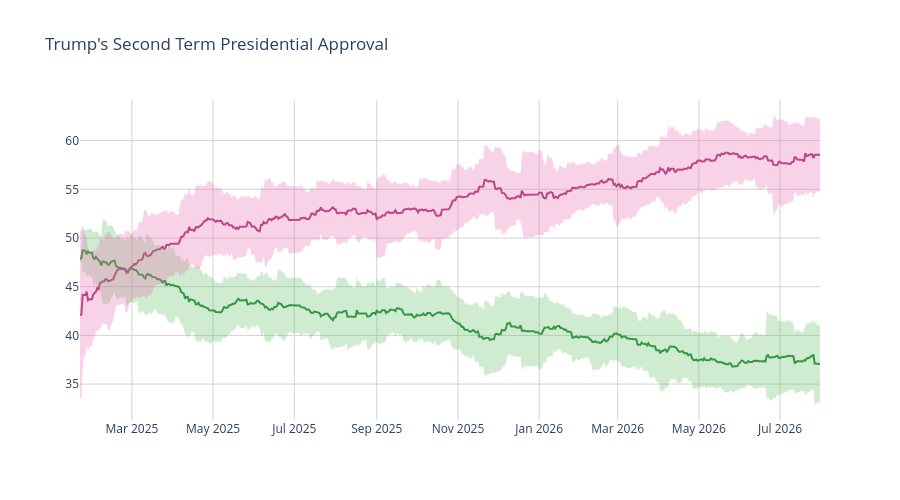

The code cell stored with this chart in its notebook:
### Code cell
disappr_ci_hex = "#e86eaf"
appr_ci_hex = "#60be65"
disappr_ci_rgba = "rgba(232, 110, 175, 0.3)"
appr_ci_rgba = "rgba(96, 190, 101, 0.3)"
grid_col = "#d4d2d2"


# Approve
fig = go.Figure(go.Scatter(
    x=pres['end_date'],
    y=pres['approve'],
    hovertemplate="%{y:.2f}%",
    name="<b>Approve</b>",
    line=dict(color="#228833"),
    showlegend=False
))

# Disapprove
fig.add_trace(go.Scatter(
    x=pres['end_date'],
    y=pres['disapprove'],
    hovertemplate="%{y:.2f}%",
    name="<b>Disapprove</b>",
    line=dict(color="#aa3377"),
    showlegend=False
    )
)

# Approve CI
fig.add_traces([

    # Upper bound
    go.Scatter(
        x=pres['end_date'],
        y=pres['approve_upper_ci'],
        marker=dict(color=appr_ci_hex),
        line=dict(width=0),
        mode='lines',
        showlegend=False,
        hoverinfo="skip"
    ),

    # Lower bound
    go.Scatter(
        x=pres['end_date'],
        y=pres['approve_lower_ci'],
        marker=dict(color=appr_ci_hex),
        line=dict(width=0),
        mode='lines',
        fillcolor=appr_ci_rgba,
        fill="tonexty",
        showlegend=False,
        hoverinfo="skip"
    )
])

# Disapprove CI
fig.add_traces([

    # Upper bound
    go.Scatter(
        x=pres['end_date'],
        y=pres['disapprove_upper_ci'],
        marker=dict(color=disappr_ci_hex),
        line=dict(width=0),
        mode='lines',
        showlegend=False,
        hoverinfo="skip"
    ),

    # Lower bound
    go.Scatter(
        x=pres['end_date'],
        y=pres['disapprove_lower_ci'],
        marker=dict(color=disappr_ci_hex),
        line=dict(width=0),
        mode='lines',
        fillcolor=disappr_ci_rgba,
        fill="tonexty",
        showlegend=False,
        hoverinfo="skip"
    )
])

fig.update_layout(
    title=dict(text="Trump's Second Term Presidential Approval"),
    hovermode="x"
)

fig.update_xaxes(gridcolor=grid_col)
fig.update_yaxes(gridcolor=grid_col)

fig.update_layout(hovermode="x", hoverlabel_align="right", plot_bgcolor="rgba(0, 0, 0, 0)", height=500)
fig.show()

### Figure 1 — Plotly figure (JSON) as saved in the notebook; plotly's stock layout.template omitted (floating-point values rounded to 4 significant figures; data arrays with more than 128 entries replaced by an {"elided": "..."} marker saying what was removed)
{"data": [{"hovertemplate": "%{y:.2f}%", "line": {"color": "#228833"}, "name": "<b>Approve</b>", "showlegend": false, "type": "scatter", "x": {"elided": "557 str values"}, "y": {"elided": "557 float values"}}, {"hovertemplate": "%{y:.2f}%", "line": {"color": "#aa3377"}, "name": "<b>Disapprove</b>", "showlegend": false, "type": "scatter", "x": {"elided": "557 str values"}, "y": {"elided": "557 float values"}}, {"hoverinfo": "skip", "line": {"width": 0}, "marker": {"color": "#60be65"}, "mode": "lines", "showlegend": false, "type": "scatter", "x": {"elided": "557 str values"}, "y": {"elided": "557 float values"}}, {"fill": "tonexty", "fillcolor": "rgba(96, 190, 101, 0.3)", "hoverinfo": "skip", "line": {"width": 0}, "marker": {"color": "#60be65"}, "mode": "lines", "showlegend": false, "type": "scatter", "x": {"elided": "557 str values"}, "y": {"elided": "557 float values"}}, {"hoverinfo": "skip", "line": {"width": 0}, "marker": {"color": "#e86eaf"}, "mode": "lines", "showlegend": false, "type": "scatter", "x": {"elided": "557 str values"}, "y": {"elided": "557 float values"}}, {"fill": "tonexty", "fillcolor": "rgba(232, 110, 175, 0.3)", "hoverinfo": "skip", "line": {"width": 0}, "marker": {"color": "#e86eaf"}, "mode": "lines", "showlegend": false, "type": "scatter", "x": {"elided": "557 str values"}, "y": {"elided": "557 float values"}}], "layout": {"height": 500, "hoverlabel": {"align": "right"}, "hovermode": "x", "plot_bgcolor": "rgba(0, 0, 0, 0)", "title": {"text": "Trump's Second Term Presidential Approval"}, "xaxis": {"gridcolor": "#d4d2d2"}, "yaxis": {"gridcolor": "#d4d2d2"}}}
